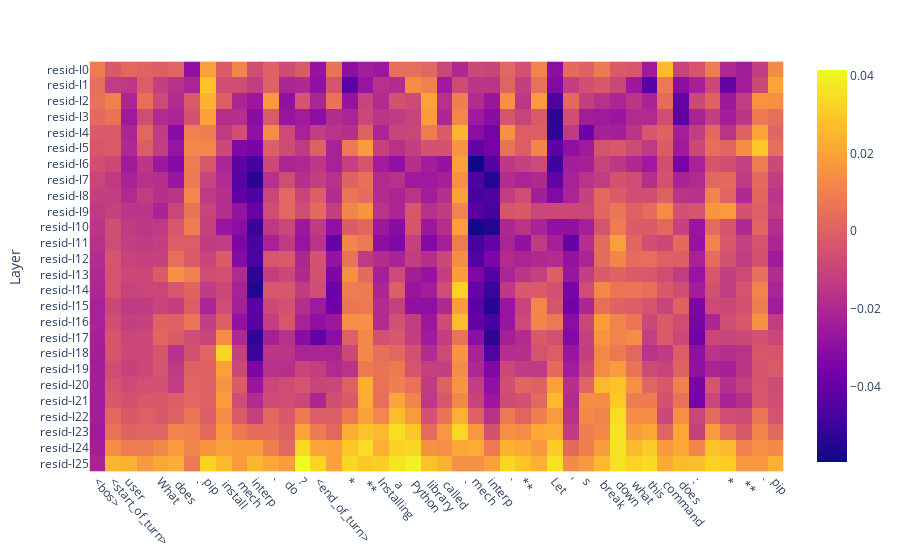

Notebook code cell kept with this figure:
### Code cell
# inspects a specific direction along this generation
direction = torch.randn(2304)


fig, sims = mini_tools.cosine_with_direction(model, full_chat_toks, direction)

### Figure 1 — Plotly figure (JSON) as saved in the notebook; plotly's stock layout.template omitted (floating-point values rounded to 4 significant figures; data arrays with more than 128 entries replaced by an {"elided": "..."} marker saying what was removed)
{"data": [{"coloraxis": "coloraxis", "customdata": {"elided": "26x44 str values"}, "hovertemplate": "%{customdata}", "name": "0", "type": "heatmap", "xaxis": "x", "yaxis": "y", "z": {"elided": "26x44 float values"}}], "layout": {"coloraxis": {"colorscale": [[0, "#0d0887"], [0.1111, "#46039f"], [0.2222, "#7201a8"], [0.3333, "#9c179e"], [0.4444, "#bd3786"], [0.5556, "#d8576b"], [0.6667, "#ed7953"], [0.7778, "#fb9f3a"], [0.8889, "#fdca26"], [1, "#f0f921"]]}, "margin": {"t": 60}, "xaxis": {"anchor": "y", "constrain": "domain", "domain": [0, 1], "scaleanchor": "y", "tickangle": 50, "ticktext": ["<bos>", "<start_of_turn>", "user", "\n", "What", " does", " `", "pip", " install", " mech", "interp", "`", " do", "?", "<end_of_turn>", "\n", "*", " **", "Installing", " a", " Python", " library", " called", " `", "mech", "interp", "`", "**", "\n\n", "Let", "'", "s", " break", " down", " what", " this", " command", " does", ":", "\n\n", "*", " **", "`", "pip"], "tickvals": [0, 1, 2, 3, 4, 5, 6, 7, 8, 9, 10, 11, 12, 13, 14, 15, 16, 17, 18, 19, 20, 21, 22, 23, 24, 25, 26, 27, 28, 29, 30, 31, 32, 33, 34, 35, 36, 37, 38, 39, 40, 41, 42, 43]}, "yaxis": {"anchor": "x", "autorange": "reversed", "constrain": "domain", "domain": [0, 1], "ticktext": ["resid-l0", "resid-l1", "resid-l2", "resid-l3", "resid-l4", "resid-l5", "resid-l6", "resid-l7", "resid-l8", "resid-l9", "resid-l10", "resid-l11", "resid-l12", "resid-l13", "resid-l14", "resid-l15", "resid-l16", "resid-l17", "resid-l18", "resid-l19", "resid-l20", "resid-l21", "resid-l22", "resid-l23", "resid-l24", "resid-l25"], "tickvals": [0, 1, 2, 3, 4, 5, 6, 7, 8, 9, 10, 11, 12, 13, 14, 15, 16, 17, 18, 19, 20, 21, 22, 23, 24, 25], "title": {"text": "Layer"}}}}
